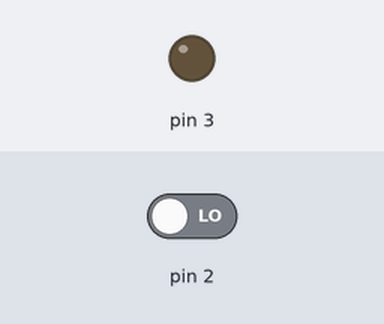
Simulated run of this sketch. Board: Arduino Uno, built with avr-gcc and run on an emulated ATmega328P. Parts: output pins drawn as LEDs (lit = HIGH). Inputs (shaded band) come from the test bench; at power-on: pin 2 LOW.

Above: at 1.2 s.
1.3 s: pin 2 driven HIGH
At 1.7 s:
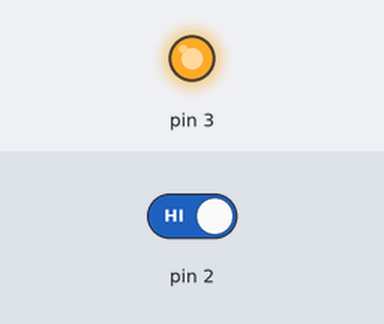
2.8 s: pin 2 driven LOW
At 4.1 s:
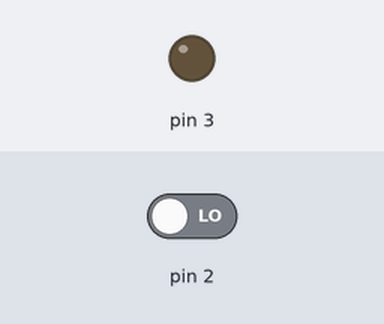
Timing chart, 0 to 5.8 s (numbered marks = the images above; inputs shaded):
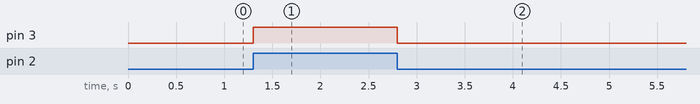

The sketch:

dazzling_rottis1.ino
```cpp
void setup()
{
  pinMode(3, OUTPUT);
  pinMode(2,INPUT);
}

void loop()
{
  int value=digitalRead(2);
  if (value==HIGH){
  digitalWrite(3, HIGH);

  }
  else{
  digitalWrite(3, LOW);
  }

}
```

Measured:
- after the input at 1.3 s, pin 3: LOW → HIGH at once
- after the input at 2.8 s, pin 3: HIGH → LOW at once
